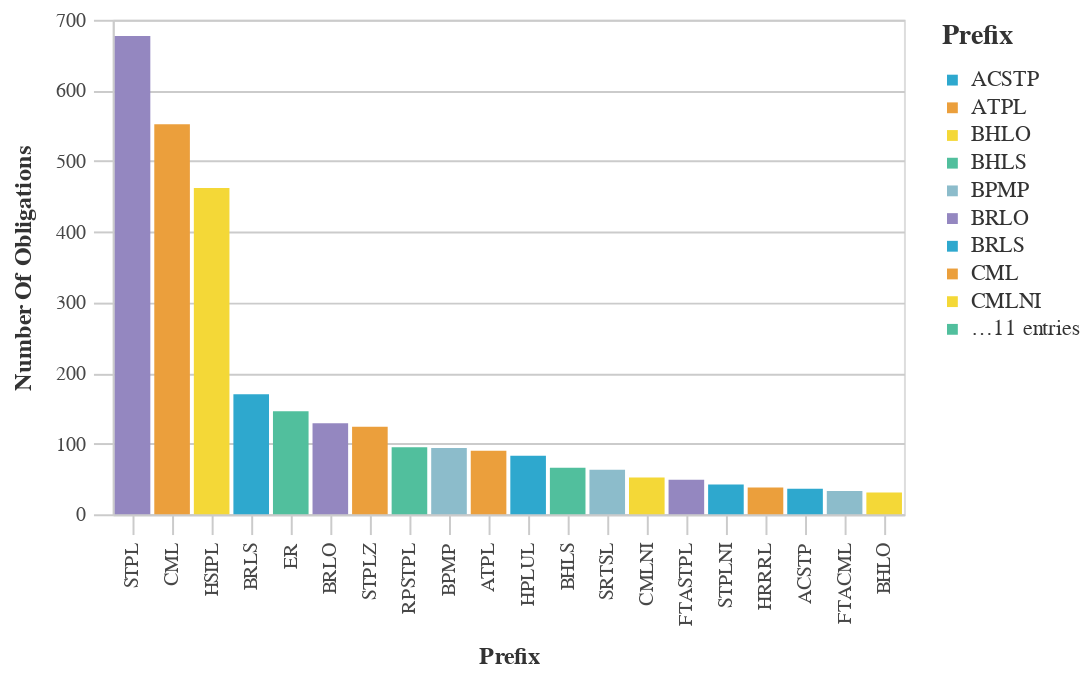

Notebook source saved alongside this figure:
### Code cell
#Bar chart with the Most Used Prefix Counts
chart_df = (df_top>>filter(_.variable=='prefix')).rename(columns={"value":"Prefix",
                                 "count":"Number of Obligations"})
chart9= (_dla_utils_reports.basic_bar_chart_no_save(chart_df, 'Prefix', 'Number of Obligations', 'Prefix', district))
    
display(HTML("<h4><strong>Most Used Prefix Codes</strong></h4>"))
chart9

### Figure 1 — Vega-Lite specification as saved in the notebook (floating-point values rounded to 4 significant figures)
{"config": {"view": {"continuousWidth": 400, "continuousHeight": 300}, "axis": {"domainColor": "#cbcbcb", "grid": true, "gridColor": "#cbcbcb", "gridWidth": 1, "labelColor": "#474747", "labelFont": "Nunito Sans", "labelFontSize": 10, "labelPadding": 4, "tickColor": "#cbcbcb", "tickSize": 10, "titleColor": "#333", "titleFont": "Raleway", "titleFontSize": 12, "titlePadding": 10}, "axisBand": {"grid": false}, "background": "white", "font": "Raleway", "header": {"labelFont": "Nunito Sans", "titleFont": "Raleway"}, "legend": {"labelColor": "#333", "labelFont": "Nunito Sans", "labelFontSize": 11, "labelLimit": 0, "padding": 1, "symbolSize": 30, "symbolType": "square", "titleColor": "#333", "titleFont": "Raleway", "titleFontSize": 14, "titlePadding": 10}, "title": {"anchor": "middle", "font": "Raleway", "fontSize": 18, "fontWeight": 300, "offset": 20}}, "data": {"name": "data-a5abee76ffa0287b905e6f42d28779a8"}, "mark": "bar", "encoding": {"color": {"field": "Prefix", "legend": {"symbolLimit": 10, "title": "Prefix"}, "scale": {"range": ["#2EA8CE", "#EB9F3C", "#F4D837", "#51BF9D", "#8CBCCB", "#9487C0"]}, "type": "nominal"}, "tooltip": [{"field": "Prefix", "type": "nominal"}, {"field": "Number of Obligations", "type": "quantitative"}], "x": {"field": "Prefix", "sort": "-y", "title": "Prefix", "type": "nominal"}, "y": {"field": "Number of Obligations", "title": "Number Of Obligations", "type": "quantitative"}}, "height": 250, "width": 400, "$schema": "https://vega.github.io/schema/vega-lite/v4.17.0.json", "datasets": {"data-a5abee76ffa0287b905e6f42d28779a8": [{"Prefix": "STPL", "Number of Obligations": 677, "variable": "prefix"}, {"Prefix": "CML", "Number of Obligations": 552, "variable": "prefix"}, {"Prefix": "HSIPL", "Number of Obligations": 462, "variable": "prefix"}, {"Prefix": "BRLS", "Number of Obligations": 170, "variable": "prefix"}, {"Prefix": "ER", "Number of Obligations": 146, "variable": "prefix"}, {"Prefix": "BRLO", "Number of Obligations": 129, "variable": "prefix"}, {"Prefix": "STPLZ", "Number of Obligations": 124, "variable": "prefix"}, {"Prefix": "RPSTPL", "Number of Obligations": 95, "variable": "prefix"}, {"Prefix": "BPMP", "Number of Obligations": 94, "variable": "prefix"}, {"Prefix": "ATPL", "Number of Obligations": 90, "variable": "prefix"}, {"Prefix": "HPLUL", "Number of Obligations": 83, "variable": "prefix"}, {"Prefix": "BHLS", "Number of Obligations": 66, "variable": "prefix"}, {"Prefix": "SRTSL", "Number of Obligations": 63, "variable": "prefix"}, {"Prefix": "CMLNI", "Number of Obligations": 52, "variable": "prefix"}, {"Prefix": "FTASTPL", "Number of Obligations": 49, "variable": "prefix"}, {"Prefix": "STPLNI", "Number of Obligations": 42, "variable": "prefix"}, {"Prefix": "HRRRL", "Number of Obligations": 38, "variable": "prefix"}, {"Prefix": "ACSTP", "Number of Obligations": 36, "variable": "prefix"}, {"Prefix": "FTACML", "Number of Obligations": 33, "variable": "prefix"}, {"Prefix": "BHLO", "Number of Obligations": 31, "variable": "prefix"}]}}
